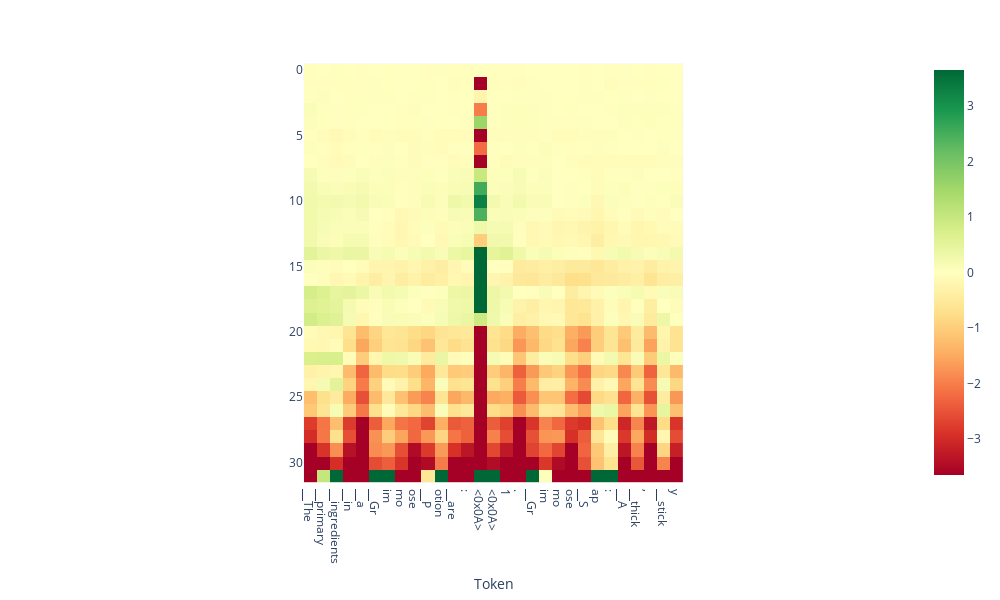

Notebook code for this chart:
### Code cell
doc.plot_projection_heatmap(output['projections'], output['tokens'], lastn_tokens_to_plot=None, saturate_at='auto')

### Figure 1 — Plotly figure (JSON) as saved in the notebook; plotly's stock layout.template omitted (floating-point values rounded to 4 significant figures; data arrays with more than 128 entries replaced by an {"elided": "..."} marker saying what was removed)
{"data": [{"coloraxis": "coloraxis", "hovertemplate": "Token: %{x}<br>y: %{y}<br>color: %{z}<extra></extra>", "name": "0", "type": "heatmap", "xaxis": "x", "yaxis": "y", "z": {"elided": "32x29 float values"}}], "layout": {"coloraxis": {"cmax": 3.65, "cmin": -3.65, "colorscale": [[0, "rgb(165,0,38)"], [0.1, "rgb(215,48,39)"], [0.2, "rgb(244,109,67)"], [0.3, "rgb(253,174,97)"], [0.4, "rgb(254,224,139)"], [0.5, "rgb(255,255,191)"], [0.6, "rgb(217,239,139)"], [0.7, "rgb(166,217,106)"], [0.8, "rgb(102,189,99)"], [0.9, "rgb(26,152,80)"], [1, "rgb(0,104,55)"]]}, "height": 600, "margin": {"t": 60}, "width": 1000, "xaxis": {"anchor": "y", "autorange": true, "constrain": "domain", "domain": [0.2707, 0.7293], "range": [-0.5, 28.5], "scaleanchor": "y", "ticktext": ["▁The", "▁primary", "▁ingredients", "▁in", "▁a", "▁Gr", "im", "mo", "ose", "▁P", "otion", "▁are", ":", "<0x0A>", "<0x0A>", "1", ".", "▁Gr", "im", "mo", "ose", "▁S", "ap", ":", "▁A", "▁thick", ",", "▁stick", "y", "▁substance"], "tickvals": [0, 1, 2, 3, 4, 5, 6, 7, 8, 9, 10, 11, 12, 13, 14, 15, 16, 17, 18, 19, 20, 21, 22, 23, 24, 25, 26, 27, 28, 29], "title": {"text": "Token"}}, "yaxis": {"anchor": "x", "autorange": true, "constrain": "domain", "domain": [0, 1], "range": [31.5, -0.5]}}}
